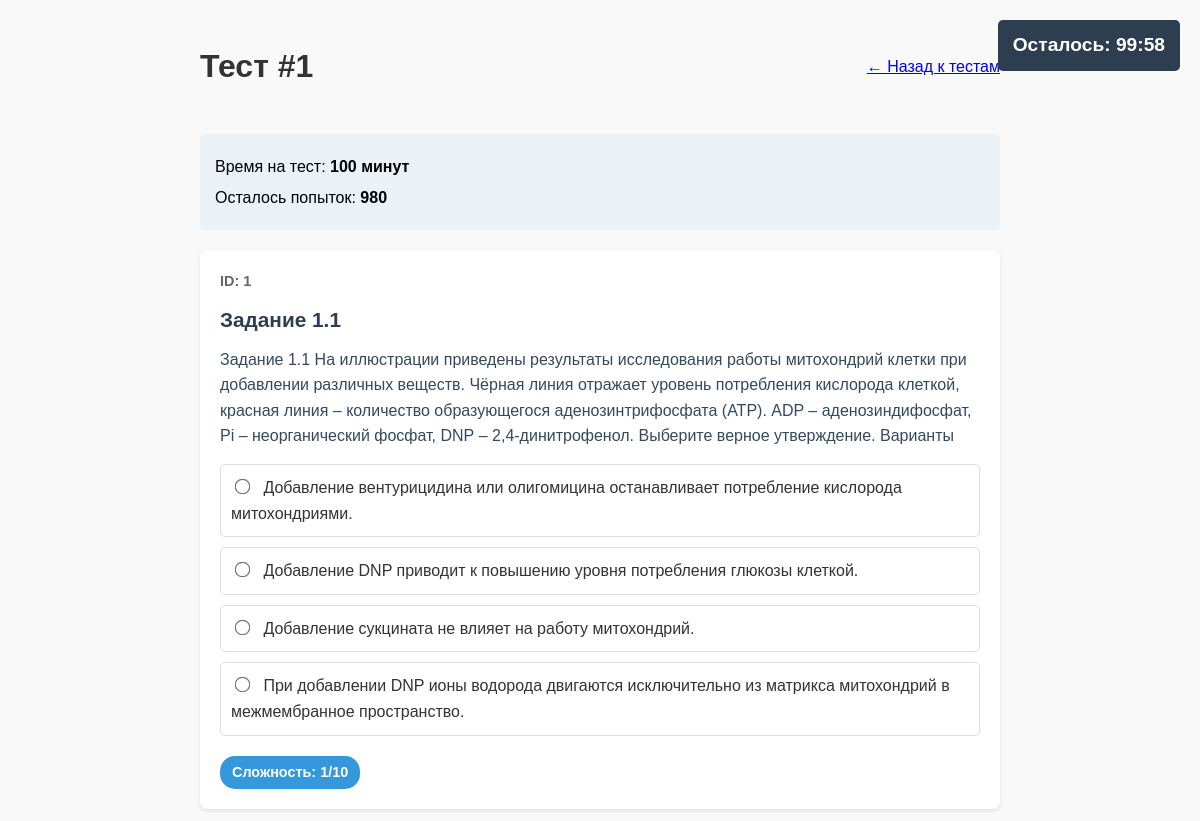
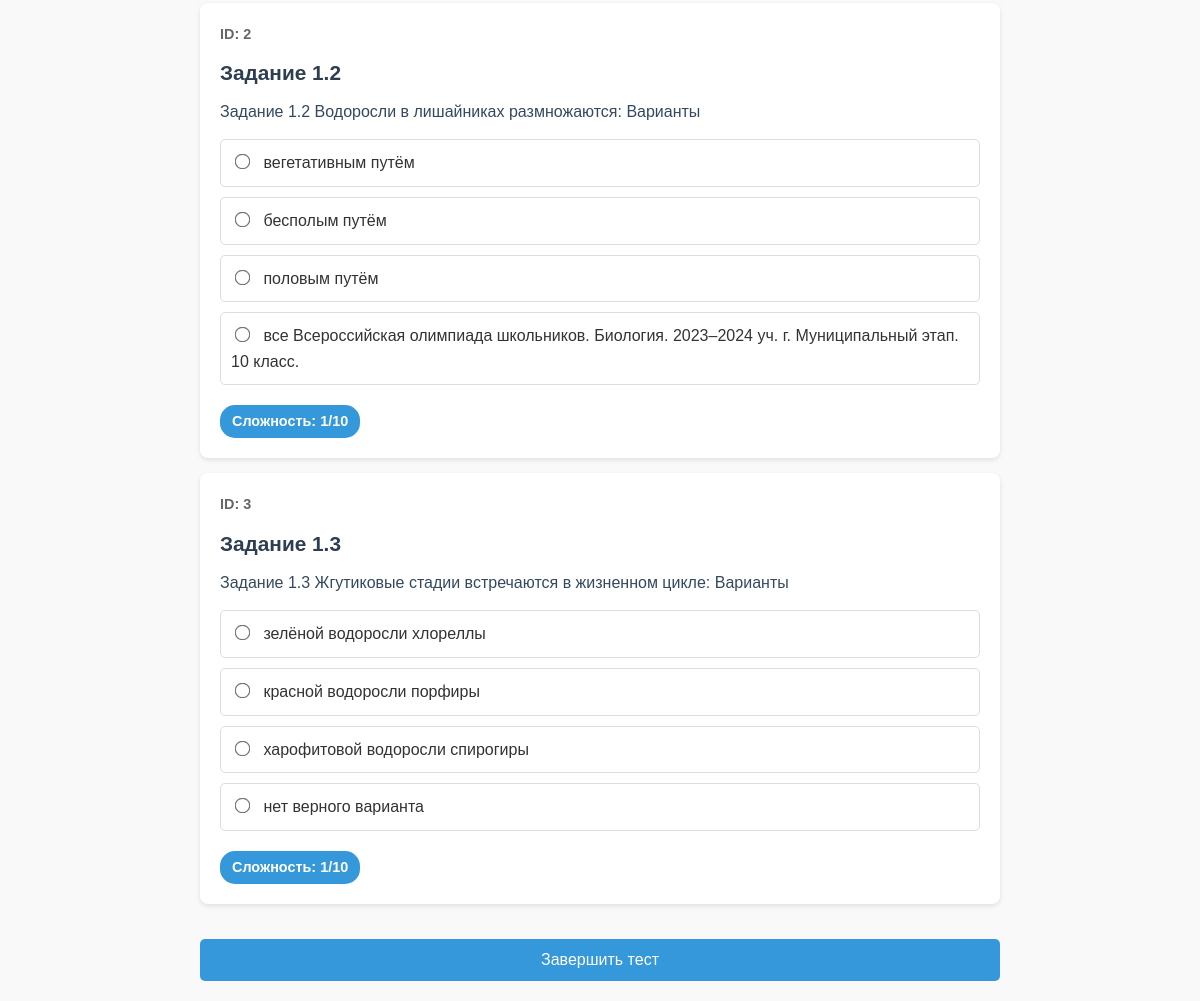
The page /test/1 (signed in) on the database its author committed (2 pictures, top to bottom).
### tables this page shows
CREATE TABLE tests (id INTEGER PRIMARY KEY AUTOINCREMENT, time INTEGER NOT NULL, attempts INTEGER NOT NULL, tasks_id TEXT NOT NULL, access_code TEXT);

CREATE TABLE tasks6 (id INTEGER PRIMARY KEY, title TEXT NOT NULL, description TEXT NOT NULL, anwser TEXT, difficulty INTEGER, tags TEXT, source TEXT, task_type TEXT DEFAULT 'text_answer', is_visible_to_students BIT DEFAULT 1);

CREATE TABLE task_options (id INTEGER PRIMARY KEY AUTOINCREMENT, task_id INTEGER NOT NULL, option_text TEXT NOT NULL, is_correct INTEGER DEFAULT 0, option_order INTEGER DEFAULT 0, FOREIGN KEY(task_id) REFERENCES tasks6(id) ON DELETE CASCADE);

### app.py (the view, shortened to what this page needs)
@app.route('/test/<int:test_id>', methods=['GET', 'POST'])
def take_test(test_id):
    if 'user_id' not in session:
        flash('Войдите в систему', 'error')
        return redirect(url_for('login'))
    test = get_test_by_id(test_id)
    if not test:
        flash('Тест не найден', 'error')
        return redirect(url_for('view_tests'))
    if test[4] and not session.get(f'test_{test_id}_access'):
        return redirect(url_for('start_test', test_id=test_id))
    task_ids = [int(id_str.strip()) for id_str in test[3].split(',') if id_str.strip()]
    tasks = get_tasks_by_ids(task_ids)
    if not tasks:
        flash('Задания не найдены', 'error')
        return redirect(url_for('view_tests'))
    task_options = {}
    for task in tasks:
        if len(task) > 7 and task[7] == 'multiple_choice':  # task_type is at index 7
            options = get_task_options(task[0])
            task_options[task[0]] = options
    user_attempts = get_user_attempts(test_id, session['user_id'])
    attempts_left = test[2] - len(user_attempts)
    if attempts_left <= 0 and session['user_id'] != 0:
        flash('Нет попыток', 'error')
        return redirect(url_for('view_tests'))
    session[f'test_{test_id}_start_time'] = datetime.now().isoformat()
    return render_template('take_test.html', test=test, tasks=tasks, task_options=task_options, get_difficulty_color=get_difficulty_color, attempts_left=attempts_left, user=session.get('user_info'))

### app.py (called while the page is built)
def get_difficulty_color(difficulty):
    colors = ['#3498db', '#2ecc71', '#1abc9c', '#f1c40f', '#f39c12', '#e67e22', '#d35400', '#e74c3c', '#c0392b', '#2c3e50']
    return colors[max(0, min(int(difficulty) - 1, len(colors) - 1))]

def get_test_by_id(test_id):
    conn = sqlite3.connect(DB_PATH)
    cursor = conn.cursor()
    cursor.execute("SELECT * FROM tests WHERE id = ?", (test_id,))
    test = cursor.fetchone()
    conn.close()
    return test

def get_tasks_by_ids(task_ids):
    if not task_ids: return []
    placeholders = ','.join('?' * len(task_ids))
    query = f"SELECT * FROM tasks6 WHERE id IN ({placeholders})"
    conn = sqlite3.connect(DB_PATH)
    cursor = conn.cursor()
    cursor.execute(query, task_ids)
    tasks = cursor.fetchall()
    conn.close()
    return tasks

def get_task_options(task_id):
    conn = sqlite3.connect(DB_PATH)
    cursor = conn.cursor()
    cursor.execute("SELECT id, option_text, is_correct, option_order FROM task_options WHERE task_id = ? ORDER BY option_order", (task_id,))
    options = cursor.fetchall()
    conn.close()
    return options

def get_user_attempts(test_id, user_id):
    conn = sqlite3.connect(DB_PATH)
    cursor = conn.cursor()
    cursor.execute("SELECT * FROM attempts WHERE test_id = ? AND user_id = ? ORDER BY timestamp DESC", (test_id, user_id))
    attempts = cursor.fetchall()
    conn.close()
    return attempts

### templates/take_test.html (shortened to what this page needs)
<!DOCTYPE html>
<html lang="ru">
<head>
</head>
<body>
    <div class="header">
        <h1>Тест #{{ test[0] }}</h1>
        <a href="/tests" class="back-link">← Назад к тестам</a>
    </div>
    <div class="test-info">
        <div class="test-info-item">Время на тест: <strong>{{ test[1] }} минут</strong></div>
        <div class="test-info-item">Осталось попыток: <strong>{{ attempts_left }}</strong></div>
    </div>
    <div id="testTimer" class="timer">
        Осталось: <span id="timeDisplay">00:00</span>
    </div>
    <form method="POST" action="{{ url_for('take_test', test_id=test[0]) }}">
        {% for task in tasks %}
        <div class="task">
            <div class="task-id">ID: {{ task[0] }}</div>
            <div class="task-title">{{ task[1] }}</div>
            <div class="task-description">{{ task[2] }}</div>
            {% if task[7] == 'multiple_choice' %}
                <div class="options-container">
                    {% for option in task_options.get(task[0], []) %}
                    <label class="option-label">
                        <input type="radio"
                               name="answer_{{ task[0] }}"
                               value="{{ option[1] }}"
                               class="option-radio">
                        <span class="option-text">{{ option[1] }}</span>
                    </label>
                    {% endfor %}
                </div>
            {% else %}
                <input type="text"
                       name="answer_{{ task[0] }}"
                       class="answer-input"
                       placeholder="Введите ваш ответ">
            {% endif %}
            <div class="task-difficulty" style="background-color: {{ get_difficulty_color(task[4]) }}">
                Сложность: {{ task[4] }}/10
            </div>
        </div>
        {% endfor %}
        <button id = "sbutton" type="submit" class="submit-btn">Завершить тест</button>
    </form>
</body>
</html>

### templates/take_test.html (style rules this page uses)
body { font-family: Arial, sans-serif; line-height: 1.6; margin: 0; padding: 20px; max-width: 800px; margin: 0 auto; background-color: #f9f9f9; }
.header { display: flex; justify-content: space-between; align-items: center; margin-bottom: 20px; }
h1 { color: #333; }
.test-info { background: #eaf2f8; padding: 15px; border-radius: 5px; margin-bottom: 20px; }
.test-info-item { margin: 5px 0; }
.task { background: white; margin: 15px 0; padding: 20px; border-radius: 8px; box-shadow: 0 2px 5px rgba(0,0,0,0.1); }
.task-id { font-weight: bold; color: #666; font-size: 0.9em; }
.task-title { font-size: 1.3em; color: #2c3e50; margin: 10px 0; font-weight: bold; }
.task-description { margin: 10px 0; color: #34495e; }
.options-container { margin-top: 15px; }
.option-label { display: block; margin: 10px 0; padding: 10px; border: 1px solid #ddd; border-radius: 5px; cursor: pointer; transition: background-color 0.3s; }
.option-radio { margin-right: 10px; transform: scale(1.2); }
.option-text { font-size: 16px; color: #333; }
.task-difficulty { display: inline-block; padding: 5px 12px; color: white; border-radius: 15px; font-size: 0.9em; font-weight: bold; margin-top: 10px; }
.submit-btn { background-color: #3498db; color: white; border: none; padding: 12px 20px; border-radius: 5px; cursor: pointer; font-size: 16px; margin-top: 20px; width: 100%; }
.timer { position: fixed; top: 20px; right: 20px; background-color: #2c3e50; color: white; padding: 10px 15px; border-radius: 5px; font-size: 1.2em; font-weight: bold; z-index: 1000; }

### rows shown on the page
tests: id "1", time "100"
tasks6: id "1", title "Задание 1.1", description "Задание 1.1 На иллюстрации приведены результаты исследования работы митохондрий клетки при добавлении различных веществ. Чёрная линия отражает уровень потребления кислорода клеткой, красная линия – количество образующегося аденозинтрифосфата (ATP). ADP – аденозиндифосфат, Pi – неорганический фосфат, DNР – 2,4-динитрофенол. Выберите верное утверждение. Варианты", difficulty "1"
task_options: option_text "Добавление вентурицидина или олигомицина останавливает потребление кислорода митохондриями."
task_options: option_text "Добавление DNP приводит к повышению уровня потребления глюкозы клеткой."
task_options: option_text "Добавление сукцината не влияет на работу митохондрий."
task_options: option_text "При добавлении DNP ионы водорода двигаются исключительно из матрикса митохондрий в межмембранное пространство."
tasks6: id "2", title "Задание 1.2", description "Задание 1.2 Водоросли в лишайниках размножаются: Варианты", difficulty "1"
task_options: option_text "вегетативным путём"
task_options: option_text "бесполым путём"
task_options: option_text "половым путём"
task_options: option_text "все Всероссийская олимпиада школьников. Биология. 2023–2024 уч. г. Муниципальный этап. 10 класс."
tasks6: id "3", title "Задание 1.3", description "Задание 1.3 Жгутиковые стадии встречаются в жизненном цикле: Варианты", difficulty "1"
task_options: option_text "зелёной водоросли хлореллы"
task_options: option_text "красной водоросли порфиры"
task_options: option_text "харофитовой водоросли спирогиры"
task_options: option_text "нет верного варианта"

### other values the page prints
{{ attempts_left }} "980"
